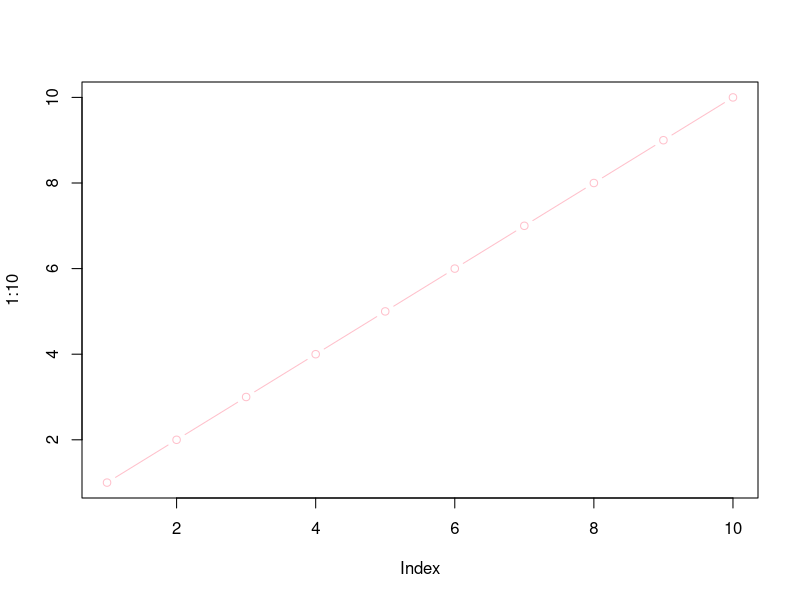

This chart was generated by the following R code:
## ---- chunk 1
add <- function(x) {x + 1}
## ---- chunk 2
add(100)
## ---- chunk 3
add( c(100,200,300))
## ---- chunk 4
add <- function(x,y=1) {x + y}
## ---- chunk 5
add(100,10)
## ---- chunk 6
add(100)
## ---- chunk 7
plot(1:10, col="pink", typ="b")
## ---- chunk 8
log(10, base=10)
## ---- chunk 9
#add(x=100,y=200,z=300)
## ---- chunk 10
sample(1:10, size = 4)
## ---- chunk 11
sample(1:10, size = 12, replace = TRUE)
## ---- chunk 12
bases <-c("A","T","G", "C")
sample(bases, size = 12, replace = TRUE)
## ---- chunk 13
generate_dna <- function(n=6) {
bases <- c("A","T","G", "C")
sample(bases, size=n, replace=TRUE) }
## ---- chunk 14
generate_dna(100)
## ---- chunk 15
generate_dna <- function(n=6) {
bases <- c("A","T","G", "C")
ans <- sample(bases, size=n, replace=TRUE) 
paste(ans, collapse = "")}
## ---- chunk 16
generate_dna(10)
## ---- chunk 17
generate_dna <- function(n=6, fasta=TRUE) {
bases <- c("A","T","G", "C")
ans <- sample(bases, size=n, replace=TRUE)

if(fasta) {
paste(ans, collapse = "")}}
## ---- chunk 18
generate_dna(10)
generate_dna(10, fasta=F)
## ---- chunk 19
generate_protein <- function(n) {
aa <- c("A", "R","N","D","C","Q","E","G","H","I","L","K","M","F","P","S","T","W","Y","V")

ans <- sample (aa, size = n, replace = T)
paste(ans, collapse = "")}
## ---- chunk 20
generate_protein(12)
## ---- chunk 21
generate_protein(6)
generate_protein(7)
generate_protein(8)
generate_protein(9)
generate_protein(10)
generate_protein(11)
generate_protein(12)
## ---- chunk 22
for (i in 6:12) {
  cat(">", i, sep="", "\n")
  cat( generate_protein(i), "\n" )
}
